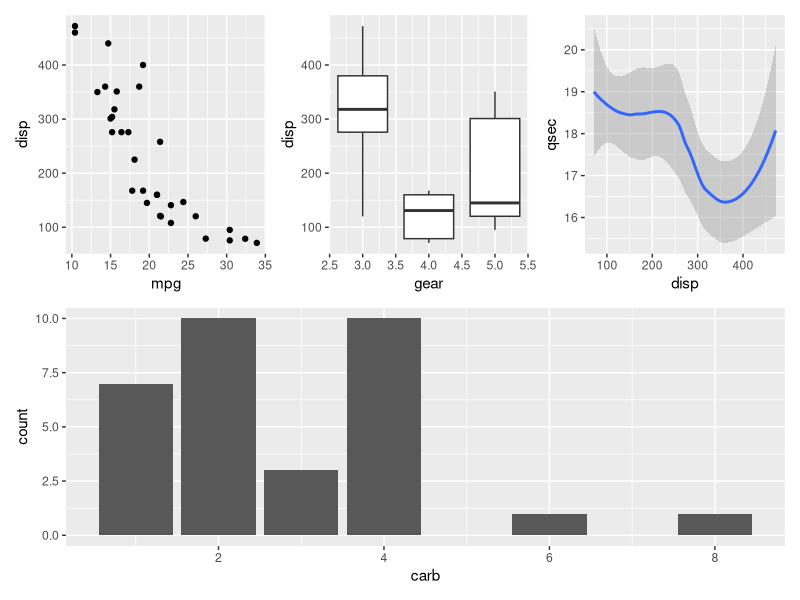
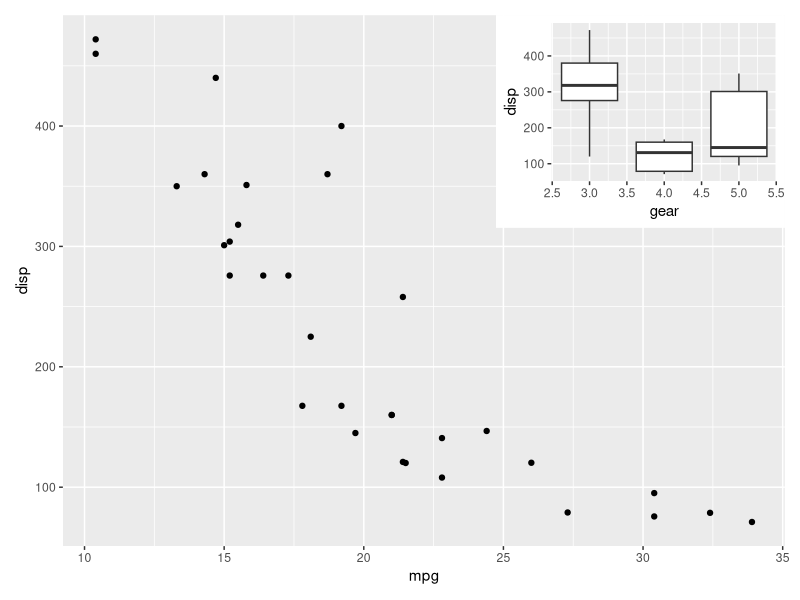
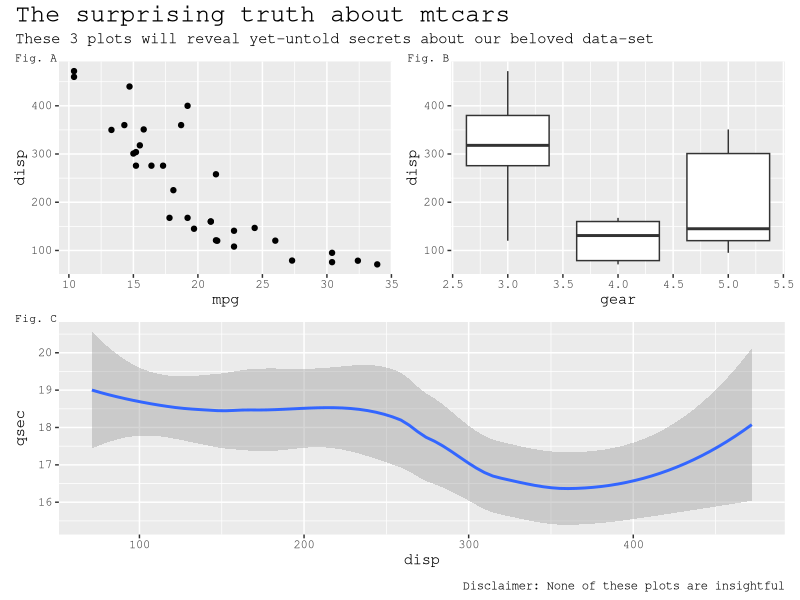

Here is the R script that generated these plots, in order:

# libraries ---------------------------------------------------------------

library(tidyverse)
library(patchwork)


# Easy layout -------------------------------------------------------------

p1 <- ggplot(mtcars) + geom_point(aes(mpg, disp))
p2 <- ggplot(mtcars) + geom_boxplot(aes(gear, disp, group = gear))
p3 <- ggplot(mtcars) + geom_smooth(aes(disp, qsec))
p4 <- ggplot(mtcars) + geom_bar(aes(carb))

(p1 + p2 + p3) / p4

# plot in plot ------------------------------------------------------------

p1 + inset_element(p2, left = 0.6, bottom = 0.6, right = 1, top = 1)

# style it up -------------------------------------------------------------

patchwork <- (p1 + p2) / p3
patchwork + plot_annotation(tag_levels = c('A', '1'), tag_prefix = 'Fig. ',
                            tag_sep = '.',
                            title = 'The surprising truth about mtcars',
                            subtitle = 'These 3 plots will reveal yet-untold secrets about our beloved data-set',
                            caption = 'Disclaimer: None of these plots are insightful',
                            theme = theme(plot.title = element_text(size = 18))) & 
  theme(text = element_text('mono'),
        plot.tag.position = c(0, 1),
        plot.tag = element_text(size = 8, hjust = 0, vjust = 0))

